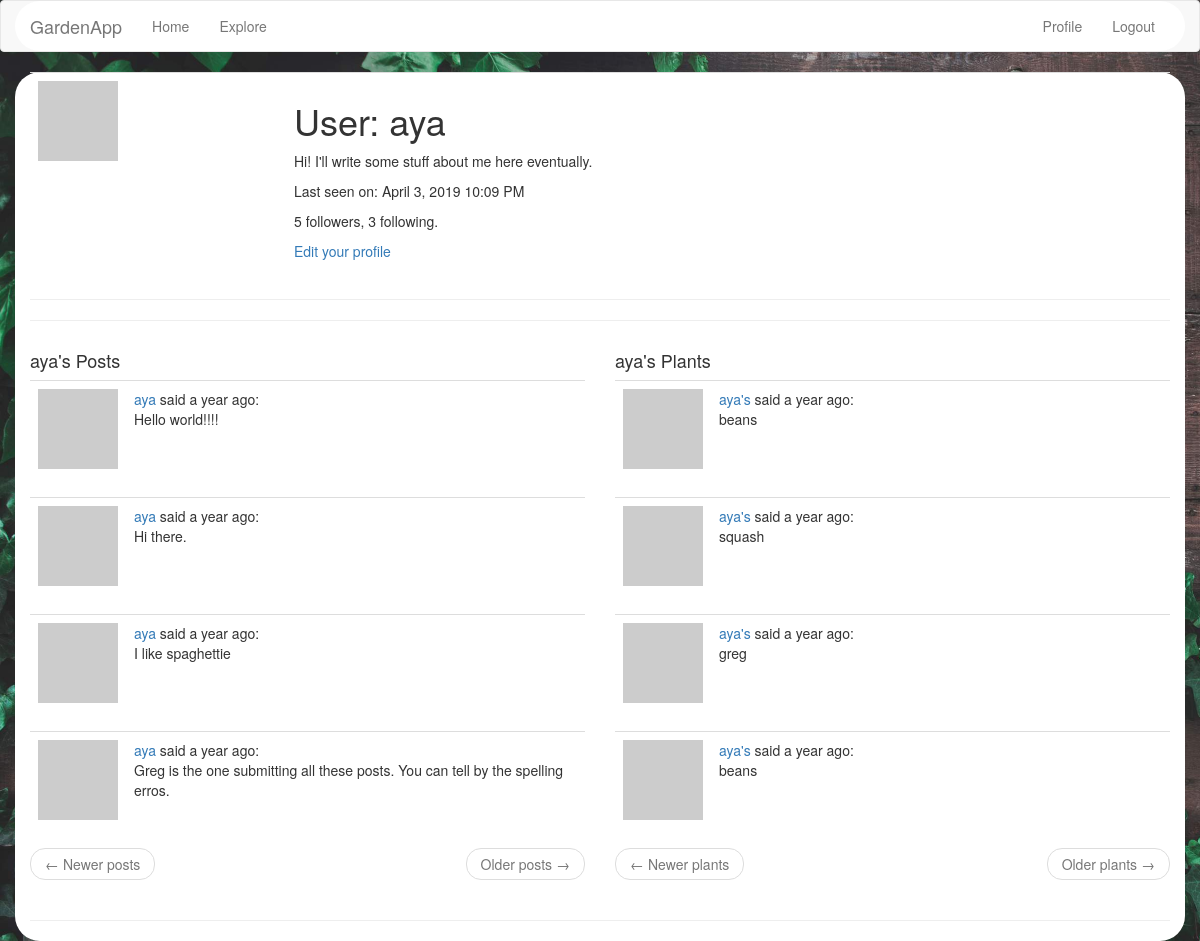
The page /user/aya (signed in) on the database its author committed.
### app/models.py (models this page shows, shortened)
class PaginatedAPIMixin(object):
    @staticmethod
    def to_collection_dict(query, page, per_page, endpoint, **kwargs):
        resources = query.paginate(page, per_page, False)
        data = {
            'items': [item.to_dict() for item in resources.items],
            '_meta': {
                'page': page,
                'per_page': per_page,
                'total_pages': resources.pages,
                'total_items': resources.total
            },
            '_links': {
                'self': url_for(endpoint, page=page, per_page=per_page,
                                **kwargs),
                'next': url_for(endpoint, page=page + 1, per_page=per_page,
                                **kwargs) if resources.has_next else None,
                'prev': url_for(endpoint, page=page - 1, per_page=per_page,
                                **kwargs) if resources.has_prev else None
            }
        }
        return data

class User(PaginatedAPIMixin, UserMixin, db.Model):
    id = db.Column(db.Integer, primary_key=True)
    username = db.Column(db.String(64), index=True, unique=True)
    email = db.Column(db.String(120), index=True, unique=True)
    about_me = db.Column(db.String(140))
    last_seen = db.Column(db.DateTime, default=datetime.utcnow)
    password_hash = db.Column(db.String(128))
    posts = db.relationship('Post', backref='author', lazy='dynamic')
    plants = db.relationship('Plant', backref='grower', lazy='dynamic')
    gardens = db.relationship('Garden', secondary=users_gardens, backref=db.backref('users', lazy='dynamic'))
    followed = db.relationship(
        'User', secondary=followers,
        primaryjoin=(followers.c.follower_id == id),
        secondaryjoin=(followers.c.followed_id == id),
        backref=db.backref('followers', lazy='dynamic'), lazy='dynamic')
    token = db.Column(db.String(32), index=True, unique=True)
    token_expiration = db.Column(db.DateTime)
    def avatar(self, size):
        digest = md5(self.email.lower().encode('utf-8')).hexdigest()
        return 'https://www.gravatar.com/avatar/{}?d=identicon&s={}'.format(
            digest, size)

class Post(PaginatedAPIMixin, db.Model):
    id = db.Column(db.Integer, primary_key=True)
    body = db.Column(db.String(140))
    timestamp = db.Column(db.DateTime, index=True, default=datetime.utcnow)
    user_id = db.Column(db.Integer, db.ForeignKey('user.id'))
    wall_post = db.Column(db.Boolean, default=False)
    wall_owner_id = db.Column(db.Integer)

class Plant(PaginatedAPIMixin, db.Model):
    id = db.Column(db.Integer, primary_key=True)
    name = db.Column(db.String(140))
    timestamp = db.Column(db.DateTime, index=True, default=datetime.utcnow)
    user_id = db.Column(db.Integer, db.ForeignKey('user.id'))
    garden_id = db.Column(db.Integer, db.ForeignKey('garden.id'))

### app/main/routes.py (the view)
@bp.route('/user/<username>')
@login_required
def user(username):
    user = User.query.filter_by(username=username).first_or_404()
    posts_page = request.args.get('posts_page', 1, type=int)
    plants_page = request.args.get('plants_page', 1, type=int)
    posts = user.posts.paginate(
        posts_page, current_app.config['POSTS_PER_PAGE'], False)
    plants = user.plants.paginate(
        plants_page, current_app.config['PLANTS_PER_PAGE'], False)
    plants_next_url = url_for('main.index', plants_page=plants.next_num, posts_page=posts_page) \
        if plants.has_next else None
    plants_prev_url = url_for('main.index', plants_page=plants.prev_num, posts_page=posts_page) \
        if plants.has_prev else None
    posts_next_url = url_for('main.index', plants_page=plants_page, posts_page=posts.next_num) \
        if posts.has_next else None
    posts_prev_url = url_for('main.index', plants_page=plants_page, posts_page=posts.prev_num) \
        if posts.has_prev else None
    return render_template('user.html', user=user, plants=plants.items, posts=posts.items)

### app/main/routes.py (called while the page is built)
@bp.before_request
def before_request():
    if current_user.is_authenticated:
        current_user.last_seen = datetime.utcnow()
        db.session.commit()

### app/models.py (called while the page is built)
@login.user_loader
def load_user(id):
    return User.query.get(int(id))

### app/templates/user.html
{% extends "base.html" %}
{% block app_content %}
    <table class="table table-hover">
        <tr>
            <td width="256px"><img src="{{ user.avatar(256) }}"></td>
            <td>
                <h1>User: {{ user.username }}</h1>
                {% if user.about_me %}<p>{{ user.about_me }}</p>{% endif %}
                {% if user.last_seen %}<p>Last seen on: {{ moment(user.last_seen).format('LLL') }}</p>{% endif %}
                <p>{{ user.followers.count() }} followers, {{ user.followed.count() }} following.</p>
                {% if user == current_user %}
                <p><a href="{{ url_for('main.edit_profile') }}">Edit your profile</a></p>
                {% elif not current_user.is_following(user) %}
                <p><a href="{{ url_for('main.follow', username=user.username) }}">Follow</a></p>
                {% else %}
                <p><a href="{{ url_for('main.unfollow', username=user.username) }}">Unfollow</a></p>
        {% endif %}
            </td>
        </tr>
    </table>
    <hr>
    <hr>
    <section>
        <div class="row">
            <div class="col-md-6" style="height: 100%;">
                <h4>{{ user.username }}'s Posts</h4>
                <div>
                    {% for post in posts %}
                        {% include '_post.html' %}
                    {% endfor %}
                </div>
                <nav aria-label="...">
                    <ul class="pager">
                        <li class="previous{% if not posts_prev_url %} disabled{% endif %}">
                            <a href="{{ posts_prev_url or '#' }}">
                                <span aria-hidden="true">&larr;</span> Newer posts
                            </a>
                        </li>
                        <li class="next{% if not posts_next_url %} disabled{% endif %}">
                            <a href="{{ posts_next_url or '#' }}">
                                Older posts <span aria-hidden="true">&rarr;</span>
                            </a>
                        </li>
                    </ul>
                </nav>
            </div>
            <div class="col-md-6">
                <h4>{{ user.username }}'s Plants</h4>
                <div>
                {% for plant in plants %}
                    {% include '_plant.html' %}
                {% endfor %}
                </div>
                <nav aria-label="...">
                    <ul class="pager">
                        <li class="previous{% if not plants_prev_url %} disabled{% endif %}">
                            <a href="{{ plants_prev_url or '#' }}">
                                <span aria-hidden="true">&larr;</span> Newer plants
                            </a>
                        </li>
                        <li class="next{% if not plants_next_url %} disabled{% endif %}">
                            <a href="{{ plants_next_url or '#' }}">
                                Older plants <span aria-hidden="true">&rarr;</span>
                            </a>
                        </li>
                    </ul>
                </nav>
            </div>
        </div>
    </section>
    <hr>
{% endblock %}

### app/templates/base.html (shortened to what this page needs)
{% extends 'bootstrap/base.html' %}
{% block styles %}
{{super()}}
  <link rel="stylesheet" href="{{url_for('static', filename='mystyles.css')}}">
{% endblock %}
{% block navbar %}
    <nav class="navbar navbar-default">
        <div class="container">
            <div class="navbar-header">
                <a class="navbar-brand" href="{{ url_for('main.index') }}">GardenApp</a>
            </div>
            <div class="collapse navbar-collapse" id="bs-example-navbar-collapse-1">
                <ul class="nav navbar-nav">
                    <li><a href="{{ url_for('main.index') }}">Home</a></li>
                    <li><a href="{{ url_for('main.explore') }}">Explore</a></li>
                </ul>
                <ul class="nav navbar-nav navbar-right">
                    {% if current_user.is_anonymous %}
                    <li><a href="{{ url_for('auth.login') }}">Login</a></li>
                    {% else %}
                    <li><a href="{{ url_for('main.user', username=current_user.username) }}">Profile</a></li>
                    <li><a href="{{ url_for('auth.logout') }}">Logout</a></li>
                    {% endif %}
                </ul>
            </div>
        </div>
    </nav>
{% endblock %}
{% block content %}
    <div class="container">
        {% block app_content %}{% endblock %}
    </div>
{% endblock %}

### app/templates/_post.html
    <table class="table table-hover">
        <tr>
            <td width="70px">
                <a href="{{ url_for('main.user', username=post.author.username) }}">
                    <img src="{{ post.author.avatar(70) }}" />
                </a>
            </td>
            <td>
                <a href="{{ url_for('main.user', username=post.author.username) }}">
                    {{ post.author.username }}
                </a>
                said {{ moment(post.timestamp).fromNow() }}:
                <br>
                {{ post.body }}
            </td>
        </tr>
    </table>

### app/templates/_plant.html
<table class="table table-hover">
    <tr valign="top">
        <td width="70px">
            <a href="{{ url_for('main.user', username=plant.grower.username) }}">
                <img src="{{ plant.grower.avatar(70) }}">
            </a>
        </td>
        <td>
            <a href="{{ url_for('main.user', username=plant.grower.username) }}">
                {{ plant.grower.username }}'s
            </a>
                said {{ moment(plant.timestamp).fromNow() }}:
            <br>
            {{ plant.name }}
        </td>
    </tr>
</table>

### app/static/mystyles.css (style rules this page uses)
html, body { background-image: url('./pics/tim-mossholder-244857-unsplash-8xlarge_2800.jpg'); background-repeat: no-repeat; background-size: cover; background-attachment: fixed; }
hr { size: 5px; }
.container { background-color: #fff; border-radius: 25px; }

### rows shown on the page
User: username "aya", about_me "Hi! I'll write some stuff about me here eventually.", last_seen "April 3, 2019 10:09 PM"
Post: author.username "aya", timestamp "a year ago", body "Hello world!!!!"
Post: author.username "aya", timestamp "a year ago", body "Hi there."
Post: author.username "aya", timestamp "a year ago", body "I like spaghettie"
Post: author.username "aya", timestamp "a year ago", body "Greg is the one submitting all these posts. You can tell by the spelling erros."
Plant: grower.username "aya", timestamp "a year ago", name "beans"
Plant: grower.username "aya", timestamp "a year ago", name "squash"
Plant: grower.username "aya", timestamp "a year ago", name "greg"
Plant: grower.username "aya", timestamp "a year ago", name "beans"

### other values the page prints
{{ user.followers.count() }} "5"
{{ user.followed.count() }} "3"
